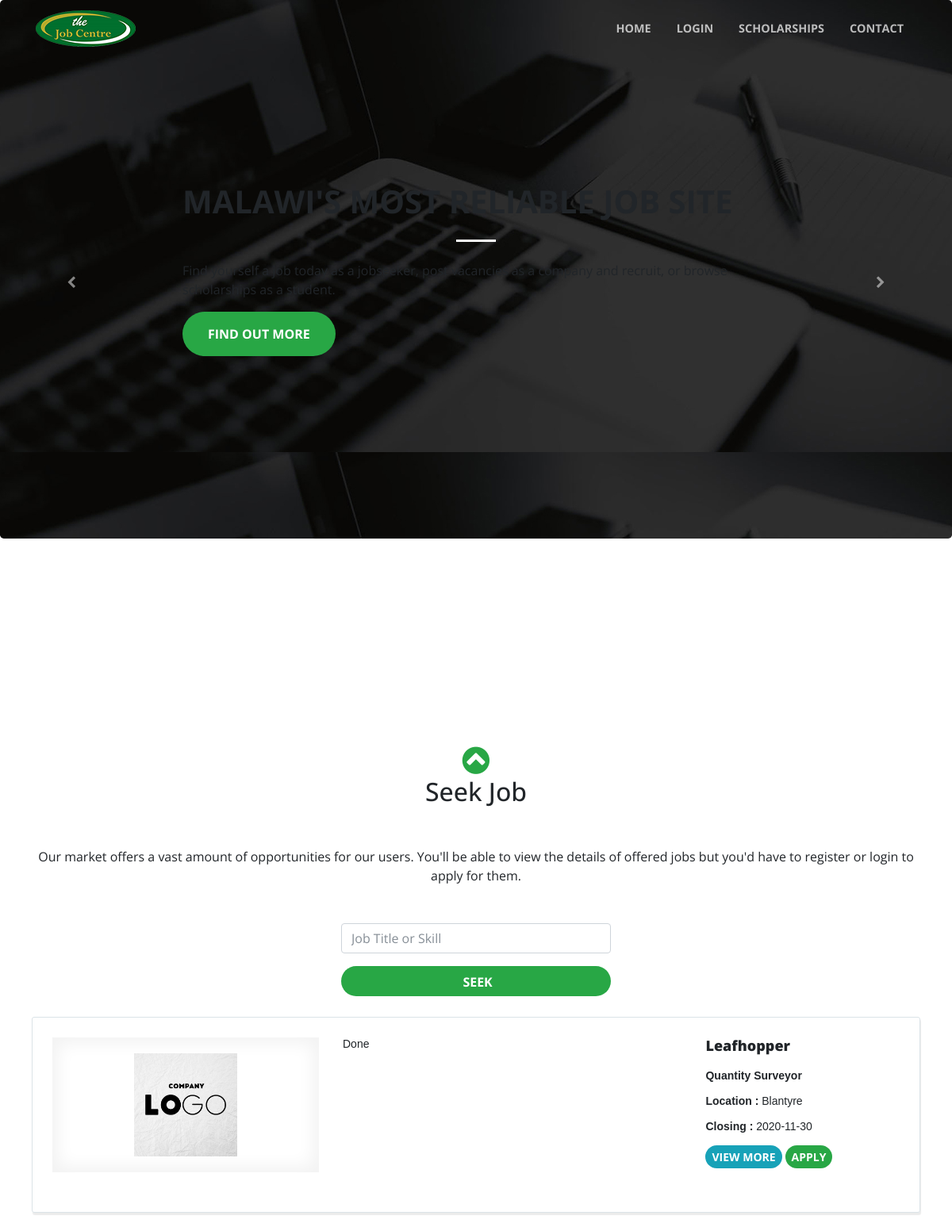
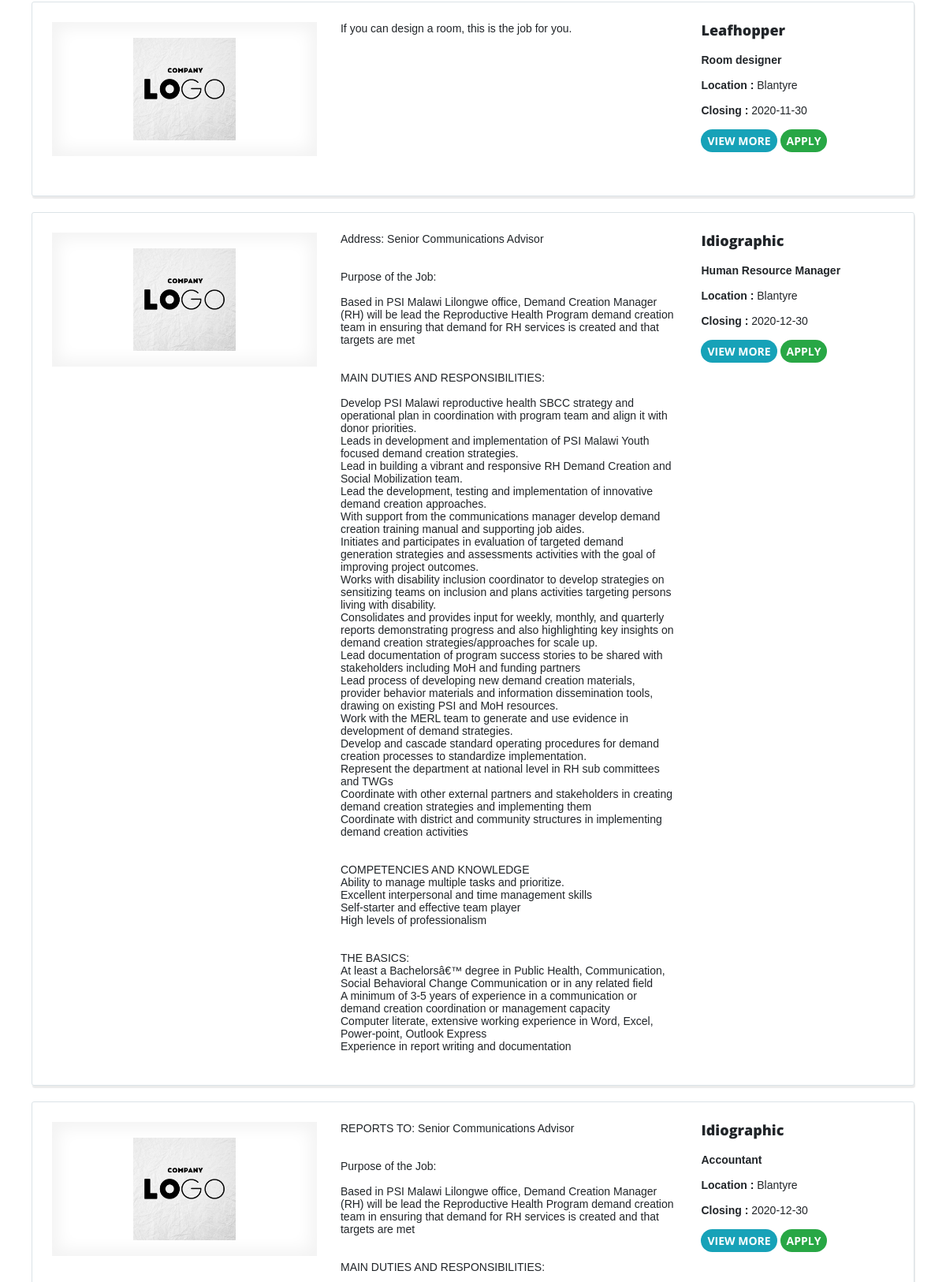
Screenshot of /vacancies.php (upper part) with the database file from the repository (2 pictures, top to bottom).
### tables this page shows
CREATE TABLE `vacancies` (
  `Id` int(7) NOT NULL,
  `EmployerID` int(7) NOT NULL,
  `Date` date NOT NULL,
  `Closing` date NOT NULL,
  `Title` text NOT NULL,
  `Location` text NOT NULL,
  `Description` text,
  `MiniDesc` text NOT NULL,
  `Status` enum('Pending','Posted') NOT NULL
);

CREATE TABLE `employer` (
  `Id` int(7) NOT NULL,
  `EmployerID` int(7) NOT NULL,
  `Ceo` text,
  `CompanyName` text,
  `OrganisationType` text,
  `Industry` text,
  `Location` text,
  `City` text,
  `Address` text,
  `Website` text,
  `Description` text,
  `Contact` int(30) DEFAULT NULL
);

### vacancies.php (the view, shortened to what this page needs)
<?php
include ('assets/php/connection.php');
?>
<!DOCTYPE html>
<html>
<head>
    <link rel="stylesheet" href="assets/bootstrap/css/bootstrap.min.css">
    <link rel="stylesheet" href="assets/fonts/font-awesome.min.css">
    <link rel="stylesheet" href="assets/css/Animated-Pretty-Product-List-v12.css">
    <link rel="stylesheet" href="assets/css/best-carousel-slide.css">
    <link rel="stylesheet" href="assets/css/Google-Style-Login.css">
    <link rel="stylesheet" href="assets/css/Grid-and-List-view-V10-1.css">
    <link rel="stylesheet" href="assets/css/Grid-and-List-view-V10.css">
    <link rel="stylesheet" href="https://cdnjs.cloudflare.com/ajax/libs/animate.css/3.5.2/animate.min.css">
    <link rel="stylesheet" href="https://cdnjs.cloudflare.com/ajax/libs/aos/2.1.1/aos.css">
    <link rel="stylesheet" href="https://cdnjs.cloudflare.com/ajax/libs/magnific-popup.js/1.1.0/magnific-popup.min.css">
    <link rel="stylesheet" href="assets/css/Login-Form-Clean.css">
</head>
<body id="page-top" style="font-family: 'Open Sans', sans-serif;">
    <nav class="navbar navbar-light navbar-expand-lg fixed-top" id="mainNav">
        <div class="container"><a class="navbar-brand js-scroll-trigger" href="#page-top"><img src="assets/img/logo.png"></a>
            <div class="collapse navbar-collapse" id="navbarResponsive">
                <ul class="nav navbar-nav ml-auto">
                    <li class="nav-item" role="presentation"><a class="nav-link js-scroll-trigger" href="index.php">Home</a></li>
                    <li class="nav-item" role="presentation"><a class="nav-link js-scroll-trigger" href="index.php#login">Login</a></li>
                    <li class="nav-item" role="presentation"><a class="nav-link js-scroll-trigger" href="Scholarships.php">Scholarships</a></li>
                    <li class="nav-item" role="presentation"><a class="nav-link js-scroll-trigger" href="#contact">Contact</a></li>
                </ul>
            </div>
        </div>
    </nav>
    <section id="carousel" style="padding: 0px 0px;">
        <div class="carousel slide" data-ride="carousel" id="carousel-1">
            <div class="carousel-inner" role="listbox">
                <div class="carousel-item active">
                    <div class="jumbotron pulse animated carousel-hero" style="background-image: url(&quot;assets/img/banner-1.jpg&quot;);padding: 230px;">
                        <h1 class="text-uppercase hero-title"><strong>Malawi's most reliable job site</strong></h1>
                        <hr class="light my-4">
                        <p class="hero-subtitle">Find yourself a job today as a jobseeker, post vacancies as a company and recruit, or browse scholarships as a student.</p>
                        <a class="btn btn-success btn-xl js-scroll-trigger" role="button" href="#services">Find Out More</a>
                    </div>
                </div>
        </div>
        <div><a class="carousel-control-prev" href="#carousel-1" role="button" data-slide="prev"><i class="fa fa-chevron-left"></i><span class="sr-only">Previous</span></a><a class="carousel-control-next" href="#carousel-1" role="button" data-slide="next"><i class="fa fa-chevron-right"></i><span class="sr-only">Next</span></a></div>
        <ol class="carousel-indicators">
            <li data-target="#carousel-1" data-slide-to="0" class="active"></li>
            <li data-target="#carousel-1" data-slide-to="1"></li>
            <li data-target="#carousel-1" data-slide-to="2"></li>
            <li data-target="#carousel-1" data-slide-to="3"></li>
        </ol>
        </div>
    </section>
     <section>
        <div class="container" id="vacancies" style="padding: 100px 0px;">
            <div class="col-lg-12 mx-auto text-center">
                <a class="js-scroll-trigger" href="#services">
                    <i class="fa fa-chevron-circle-up" data-aos="zoom-in" data-aos-duration="400" data-aos-delay="400" style="font-size: 40px;color: #28a745;"></i></a>
                    <h2 class="section-heading">Seek Job</h2>
                    <hr class="light my-4">
                    <p class="mb-5" style="font-family: 'Open Sans', sans-serif;">Our market offers a vast amount of opportunities for our users. You'll be able to view the details of offered jobs but you'd have to register or login to apply for them.</p>
                <form method="post" action="vacancies.php#vacancies">
                    <div class="form-group col-md-4 offset-md-4"><input class="form-control" type="text" placeholder="Job Title or Skill" name="title" style="font-family: 'Open Sans', sans-serif;"></div>
                    <div class="form-group col-md-4 offset-md-4"><button class="btn btn-success btn-lg form-control" type="submit" style="font-family: 'Open Sans', sans-serif;font-size: 16px;font-weight: 400;" name="seek"><strong>&nbsp;Seek</strong><br></button></div>
                    <?php
                        if(isset($_POST['seek']) && !empty($_POST['title'])){
                            $Title = escTxt($connection, $_POST['title']);
                            $querySeek = "SELECT v.Id, e.EmployerID, e.CompanyName, v.Description, v.Title, v.JobType, v.Location, v.Experience, v.Salary, v.Positions, v.Closing, v.Qualifications FROM vacancies AS v INNER JOIN employer AS e ON e.EmployerID = v.EmployerID WHERE v.Title LIKE '%$Title%' AND v.Status = 'Posted'";
                            $resultSeek = $connection -> query($querySeek);
                            if($resultSeek){
                            	while($rowSeek = $resultSeek -> fetch_assoc()){
                    ?>
                    <div class="row product-list dev">
                        <div class="col-sm-12 col-md-12 product-item animation-element">
                            <div class="product-container">
                                <div class="row">
                                    <div class="col-md-4">
                                        <a class="product-image" href="#"><img src="assets/img/logo-default.jpg"></a>
                                    </div>
                                    <div class="col-md-5">
                                        <?php echo $rowSeek['Description']; ?>
                                    </div>
                                    <div class="col-md-3">
                                        <h2><?php echo $rowSeek['CompanyName']; ?></h2>
                                        <strong><p style="padding-top: 10px;"><?php echo $rowSeek['Title']; ?></p></strong>
                                        <p><strong>Location : </strong><?php echo $rowSeek['Location']; ?></p>
                                        <p><strong>Closing : </strong><?php echo $rowSeek['Closing']; ?></p>
                                        <a class="btn btn-sm btn-info" href="">View More</a>
                                        <a class="btn btn-sm btn-success" href="index.php#login">Apply</a>
                                    </div>
                                </div>
                            </div>
                        </div>
                    </div>
                    <?php
	                            }
	                        } else {
	                        	echo "No such vacancy available";
	                        }
                        } else {
                            $querySeek = "SELECT v.Id, e.EmployerID, e.CompanyName, v.Title, v.Description, v.Location, v.Closing FROM vacancies AS v INNER JOIN employer AS e ON e.EmployerID = v.EmployerID WHERE v.Status = 'Posted'";
                            $resultSeek = $connection -> query($querySeek);
                            while($rowSeek = $resultSeek -> fetch_assoc()){
                    ?>
                    <div class="row product-list dev">
                        <div class="col-sm-12 col-md-12 product-item animation-element">
                            <div class="product-container">
                                <div class="row">
                                    <div class="col-md-4">
                                        <a class="product-image" href="#"><img src="assets/img/logo-default.jpg"></a>
                                    </div>
                                    <div class="col-md-5">
                                        <?php echo $rowSeek['Description']; ?>
                                    </div>
                                    <div class="col-md-3">
                                        <h2><a href="#"></a><?php echo $rowSeek['CompanyName']; ?></h2>
                                        <strong><p style="padding-top: 10px;"><?php echo $rowSeek['Title']; ?></p></strong>
                                        <p><strong>Location : </strong><?php echo $rowSeek['Location']; ?></p>
                                        <p><strong>Closing : </strong><?php echo $rowSeek['Closing']; ?></p>
                                        <a class="btn btn-sm btn-info" href="#">View More</a>
                                        <a class="btn btn-sm btn-success" href="index.php#login">Apply</a>
                                    </div>
                                </div>
                            </div>
                        </div>
                    </div>
                    <?php
                        }
                    }
                    ?>
                </form>
            </div>
        </div>
    </section>
</body>
</html>

### rows the page displays
vacancies: Description "Done", EmployerID.CompanyName "Leafhopper", Title "Quantity Surveyor", Location "Blantyre", Closing "2020-11-30"
vacancies: Description "If you can design a room, this is the job for you.", EmployerID.CompanyName "Leafhopper", Title "Room designer", Location "Blantyre", Closing "2020-11-30"
vacancies: Description "Address: Senior Communications Advisor Purpose of the Job: Based in PSI Malawi Lilongwe office, Demand Creation Manager (RH) will be lead the Reproductive Health Program demand creation team in ensuring that demand for RH services is created and that targets are met MAIN DUTIES AND RESPONSIBILITIES: Develop PSI Malawi reproductive health SBCC strategy and operational plan in coordination with program team and align it with donor priorities. Leads in development and implementation of PSI Malawi Youth focused demand creation strategies. Lead in building a vibrant and responsive RH Demand Creation and Social Mobilization team. Lead the development, testing and implementation of innovative…", employer.CompanyName "Idiographic", Title "Human Resource Manager", Location "Blantyre", Closing "2020-12-30"
vacancies: Description "REPORTS TO: Senior Communications Advisor Purpose of the Job: Based in PSI Malawi Lilongwe office, Demand Creation Manager (RH) will be lead the Reproductive Health Program demand creation team in ensuring that demand for RH services is created and that targets are met MAIN DUTIES AND RESPONSIBILITIES:", employer.CompanyName "Idiographic", Title "Accountant", Location "Blantyre", Closing "2020-12-30"
